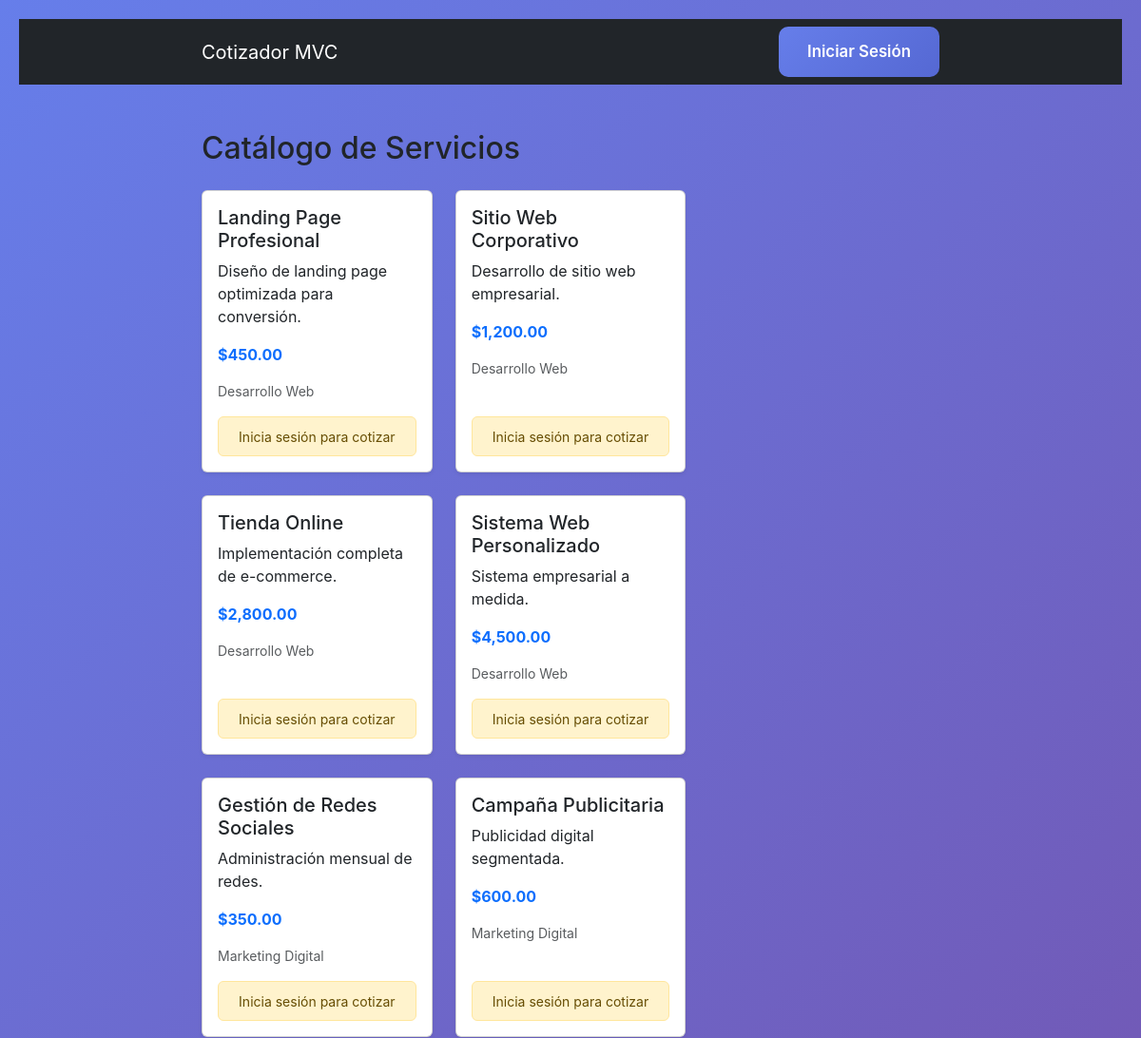
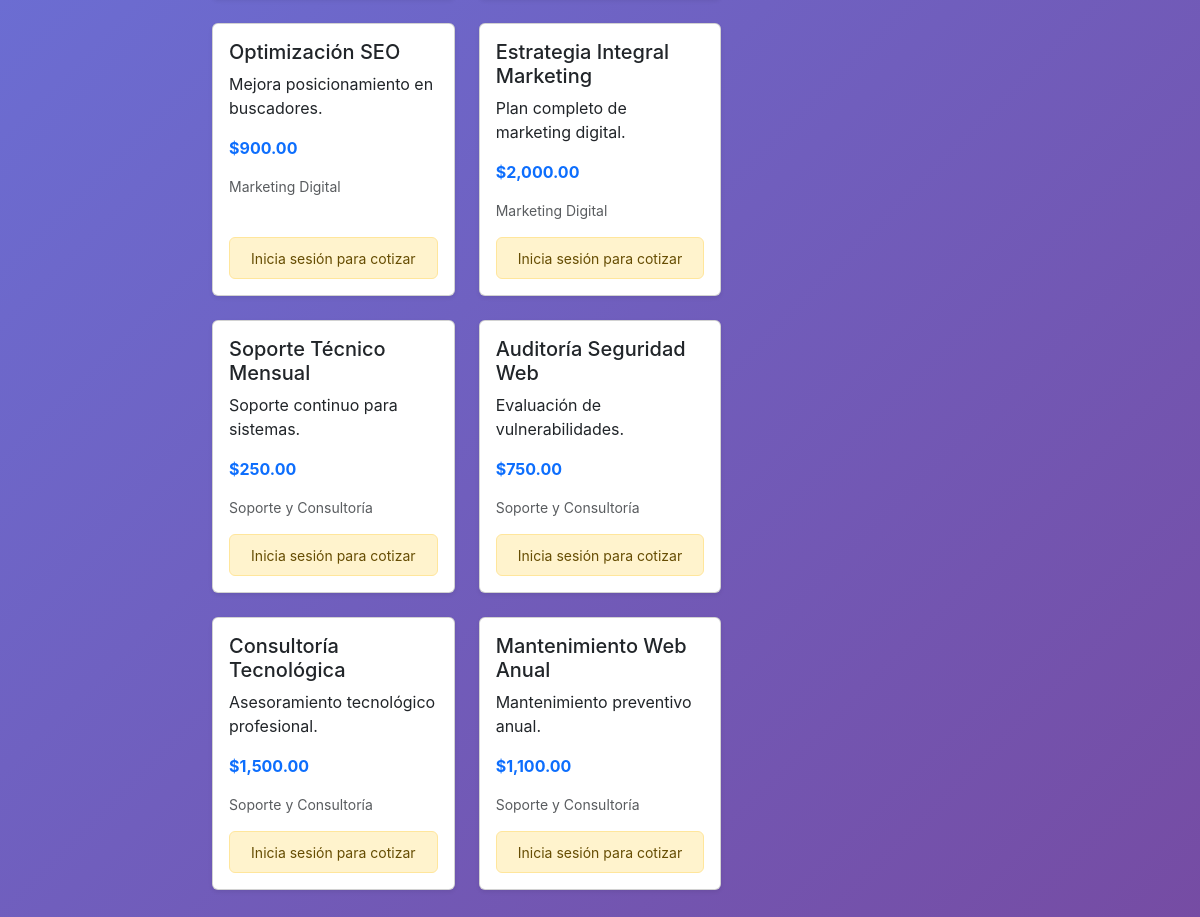
Screenshot of /index.php?page=services with the database file from the repository (2 pictures, top to bottom).
### tables this page shows
CREATE TABLE servicios (
    id INT AUTO_INCREMENT PRIMARY KEY,
    nombre VARCHAR(100) NOT NULL,
    descripcion TEXT NOT NULL,
    precio DECIMAL(10, 2) NOT NULL,
    categoria VARCHAR(50) NOT NULL
);

### app/models/Service.php (called while the page is built, shortened)
<?php
class Service
{
    private string $nombre;
    private string $descripcion;
    private float $precio;
    private string $categoria;
    public function __construct(
        int $id,
        string $nombre,
        string $descripcion,
        float $precio,
        string $categoria
    ) {
        $this->nombre = trim($nombre);
        $this->descripcion = trim($descripcion);
        $this->precio = $precio;
        $this->categoria = $categoria;
    }
    private function validarNombre(string $nombre): void
    {
        $nombre = trim($nombre);
    }
    private function validarDescripcion(string $descripcion): void
    {
        $descripcion = trim($descripcion);
    }
    public static function getAll(): array
    {
        $db = Database::connect();
        $stmt = $db->query("SELECT id, nombre, descripcion, precio, categoria FROM servicios");
        $servicios = [];
        while ($row = $stmt->fetch(PDO::FETCH_ASSOC)) {
            $servicios[] = new self(
                (int) $row['id'],
                $row['nombre'],
                $row['descripcion'],
                (float) $row['precio'],
                $row['categoria']
            );
        }
        return $servicios;
    }
    public function getNombre(): string
    {
        return $this->nombre;
    }
    public function getDescripcion(): string
    {
        return $this->descripcion;
    }
    public function getPrecio(): float
    {
        return $this->precio;
    }
    public function getCategoria(): string
    {
        return $this->categoria;
    }
}
?>

### app/views/services/catalog.php (the view, shortened to what this page needs)
<?php
require_once '../app/models/Service.php';
$services = Service::getAll();
$isLoggedIn = isset($_SESSION['user_id']);
$userNombre = $_SESSION['user_nombre'] ?? 'Invitado';
?>
<!DOCTYPE html>
<html lang="es">
<head>
    <link href="https://cdn.jsdelivr.net/npm/bootstrap@5.3.3/dist/css/bootstrap.min.css" rel="stylesheet">
    <link rel="stylesheet" href="assets/css/services-catalog.css">
</head>
<body class="bg-light">
    <nav class="navbar navbar-expand-lg navbar-dark bg-dark mb-4">
        <div class="container">
            <a class="navbar-brand" href="index.php?page=home">Cotizador MVC</a>
            <div class="d-flex align-items-center">
                <?php if ($isLoggedIn): ?>
                    <span class="text-white me-3">Hola, <strong><?= htmlspecialchars($userNombre) ?></strong></span>
                    <a href="index.php?page=quotes" class="btn btn-outline-light me-2">Mis Cotizaciones</a>
                    <button class="btn btn-danger" id="btn-logout">Cerrar Sesión</button>
                <?php else: ?>
                    <a href="index.php?page=login" class="btn btn-primary">Iniciar Sesión</a>
                <?php endif; ?>
            </div>
        </div>
    </nav>
    <div class="container my-5">
        <div class="row">
            <div class="col-md-8">
                <h2 class="mb-4">Catálogo de Servicios</h2>
                <div class="row">
                    <?php foreach ($services as $service): ?>
                        <div class="col-md-6 mb-4">
                            <div class="card shadow-sm h-100">
                                <div class="card-body d-flex flex-column">
                                    <h5 class="card-title"><?= htmlspecialchars($service->getNombre()); ?></h5>
                                    <p class="card-text"><?= htmlspecialchars($service->getDescripcion()); ?></p>
                                    <p class="fw-bold text-primary">$<?= number_format($service->getPrecio(), 2); ?></p>
                                    <p class="text-muted small"><?= htmlspecialchars($service->getCategoria()); ?></p>
                                    <?php if ($isLoggedIn): ?>
                                        <button class="btn btn-primary mt-auto add-to-cart" data-id="<?= $service->getId(); ?>">
                                            Agregar al carrito
                                        </button>
                                    <?php else: ?>
                                        <div class="alert alert-warning mt-auto mb-0 text-center py-2">
                                            <small>Inicia sesión para cotizar</small>
                                        </div>
                                    <?php endif; ?>
                                </div>
                            </div>
                        </div>
                    <?php endforeach; ?>
                </div>
            </div>
        </div>
    </div>
</body>
</html>

### public/index.php (shortened to what this page needs)
<?php
$page = $_GET['page'] ?? 'home';
switch ($page) {
    case 'services':
        require_once '../app/views/services/catalog.php';
        break;
}
?>

### public/assets/css/services-catalog.css (style rules this page uses)
:root { --primary: #667eea; --primary-dark: #5568d3; --secondary: #764ba2; --success: #10b981; --error: #ef4444; --warning: #f59e0b; --dark: #1e293b; --light: #f8fafc; --border: #e2e8f0; }
* { margin: 0; padding: 0; box-sizing: border-box; }
body { font-family: 'Inter', -apple-system, BlinkMacSystemFont, sans-serif; background: linear-gradient(135deg, var(--primary) 0%, var(--secondary) 100%); min-height: 100vh; padding: 20px; }
.container { max-width: 800px; margin: 0 auto; }
.btn { padding: 14px 30px; border: none; border-radius: 10px; font-size: 1.05em; font-weight: 600; cursor: pointer; transition: all 0.3s; display: flex; align-items: center; justify-content: center; gap: 8px; }
.btn-primary { background: linear-gradient(135deg, var(--primary), var(--primary-dark)); color: white; flex: 1; }
.text-center { text-align: center; }
.mb-0 { margin-bottom: 0; }

### rows the page displays
servicios: nombre "Landing Page Profesional", descripcion "Diseño de landing page optimizada para conversión.", precio "450.00", categoria "Desarrollo Web"
servicios: nombre "Sitio Web Corporativo", descripcion "Desarrollo de sitio web empresarial.", precio "1,200.00", categoria "Desarrollo Web"
servicios: nombre "Tienda Online", descripcion "Implementación completa de e-commerce.", precio "2,800.00", categoria "Desarrollo Web"
servicios: nombre "Sistema Web Personalizado", descripcion "Sistema empresarial a medida.", precio "4,500.00", categoria "Desarrollo Web"
servicios: nombre "Gestión de Redes Sociales", descripcion "Administración mensual de redes.", precio "350.00", categoria "Marketing Digital"
servicios: nombre "Campaña Publicitaria", descripcion "Publicidad digital segmentada.", precio "600.00", categoria "Marketing Digital"
servicios: nombre "Optimización SEO", descripcion "Mejora posicionamiento en buscadores.", precio "900.00", categoria "Marketing Digital"
servicios: nombre "Estrategia Integral Marketing", descripcion "Plan completo de marketing digital.", precio "2,000.00", categoria "Marketing Digital"
servicios: nombre "Soporte Técnico Mensual", descripcion "Soporte continuo para sistemas.", precio "250.00", categoria "Soporte y Consultoría"
servicios: nombre "Auditoría Seguridad Web", descripcion "Evaluación de vulnerabilidades.", precio "750.00", categoria "Soporte y Consultoría"
servicios: nombre "Consultoría Tecnológica", descripcion "Asesoramiento tecnológico profesional.", precio "1,500.00", categoria "Soporte y Consultoría"
servicios: nombre "Mantenimiento Web Anual", descripcion "Mantenimiento preventivo anual.", precio "1,100.00", categoria "Soporte y Consultoría"
